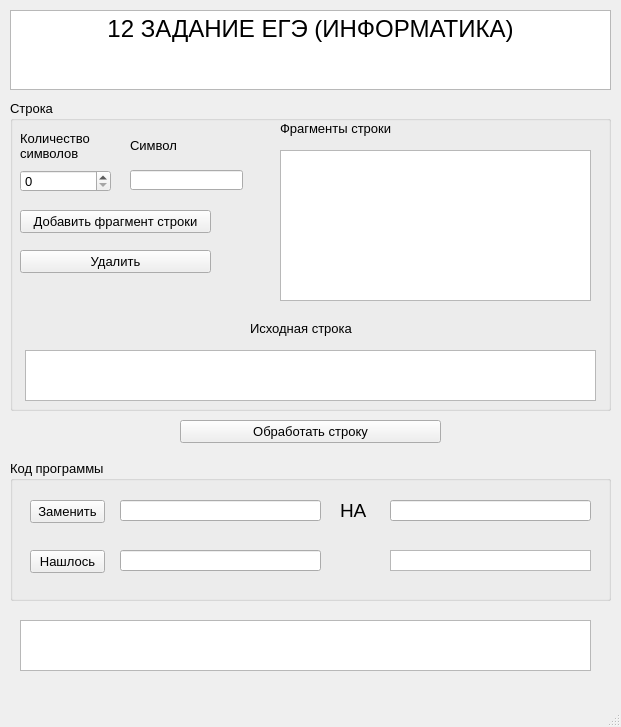
<?xml version="1.0" encoding="UTF-8"?>
<ui version="4.0">
 <class>MainWindow</class>
 <widget class="QMainWindow" name="MainWindow">
  <property name="geometry">
   <rect>
    <x>0</x>
    <y>0</y>
    <width>621</width>
    <height>727</height>
   </rect>
  </property>
  <property name="font">
   <font>
    <pointsize>10</pointsize>
   </font>
  </property>
  <property name="windowTitle">
   <string>MainWindow</string>
  </property>
  <widget class="QWidget" name="centralwidget">
   <widget class="QWidget" name="verticalLayoutWidget">
    <property name="geometry">
     <rect>
      <x>10</x>
      <y>10</y>
      <width>601</width>
      <height>80</height>
     </rect>
    </property>
    <layout class="QVBoxLayout" name="verticalLayout">
     <item>
      <widget class="QTextBrowser" name="textBrowser">
       <property name="html">
        <string>&lt;!DOCTYPE HTML PUBLIC &quot;-//W3C//DTD HTML 4.0//EN&quot; &quot;http://www.w3.org/TR/REC-html40/strict.dtd&quot;&gt;
&lt;html&gt;&lt;head&gt;&lt;meta name=&quot;qrichtext&quot; content=&quot;1&quot; /&gt;&lt;style type=&quot;text/css&quot;&gt;
p, li { white-space: pre-wrap; }
&lt;/style&gt;&lt;/head&gt;&lt;body style=&quot; font-family:'MS Shell Dlg 2'; font-size:10pt; font-weight:400; font-style:normal;&quot;&gt;
&lt;p align=&quot;center&quot; style=&quot; margin-top:0px; margin-bottom:0px; margin-left:0px; margin-right:0px; -qt-block-indent:0; text-indent:0px;&quot;&gt;&lt;span style=&quot; font-size:18pt;&quot;&gt;12 ЗАДАНИЕ ЕГЭ (ИНФОРМАТИКА)&lt;/span&gt;&lt;/p&gt;&lt;/body&gt;&lt;/html&gt;</string>
       </property>
      </widget>
     </item>
    </layout>
   </widget>
   <widget class="QListWidget" name="endString">
    <property name="geometry">
     <rect>
      <x>20</x>
      <y>620</y>
      <width>571</width>
      <height>51</height>
     </rect>
    </property>
   </widget>
   <widget class="QGroupBox" name="stringBox">
    <property name="geometry">
     <rect>
      <x>10</x>
      <y>100</y>
      <width>601</width>
      <height>311</height>
     </rect>
    </property>
    <property name="title">
     <string>Строка</string>
    </property>
    <widget class="QListWidget" name="stringWidget">
     <property name="geometry">
      <rect>
       <x>270</x>
       <y>50</y>
       <width>311</width>
       <height>151</height>
      </rect>
     </property>
    </widget>
    <widget class="QPushButton" name="addFragmentButton">
     <property name="geometry">
      <rect>
       <x>10</x>
       <y>110</y>
       <width>191</width>
       <height>23</height>
      </rect>
     </property>
     <property name="text">
      <string>Добавить фрагмент строки</string>
     </property>
    </widget>
    <widget class="QLineEdit" name="getChar">
     <property name="geometry">
      <rect>
       <x>120</x>
       <y>70</y>
       <width>113</width>
       <height>20</height>
      </rect>
     </property>
    </widget>
    <widget class="QSpinBox" name="countChar">
     <property name="geometry">
      <rect>
       <x>10</x>
       <y>70</y>
       <width>91</width>
       <height>22</height>
      </rect>
     </property>
    </widget>
    <widget class="QPushButton" name="deleteButton">
     <property name="geometry">
      <rect>
       <x>10</x>
       <y>150</y>
       <width>191</width>
       <height>23</height>
      </rect>
     </property>
     <property name="text">
      <string>Удалить</string>
     </property>
    </widget>
    <widget class="QLabel" name="label">
     <property name="geometry">
      <rect>
       <x>270</x>
       <y>20</y>
       <width>131</width>
       <height>16</height>
      </rect>
     </property>
     <property name="text">
      <string>Фрагменты строки</string>
     </property>
    </widget>
    <widget class="QListWidget" name="startString">
     <property name="geometry">
      <rect>
       <x>15</x>
       <y>250</y>
       <width>571</width>
       <height>51</height>
      </rect>
     </property>
    </widget>
    <widget class="QLabel" name="label_2">
     <property name="geometry">
      <rect>
       <x>240</x>
       <y>220</y>
       <width>131</width>
       <height>16</height>
      </rect>
     </property>
     <property name="text">
      <string>Исходная строка</string>
     </property>
    </widget>
    <widget class="QLabel" name="label_3">
     <property name="geometry">
      <rect>
       <x>10</x>
       <y>20</y>
       <width>81</width>
       <height>51</height>
      </rect>
     </property>
     <property name="text">
      <string>Количество
символов</string>
     </property>
    </widget>
    <widget class="QLabel" name="label_4">
     <property name="geometry">
      <rect>
       <x>120</x>
       <y>20</y>
       <width>81</width>
       <height>51</height>
      </rect>
     </property>
     <property name="text">
      <string>Символ</string>
     </property>
    </widget>
   </widget>
   <widget class="QGroupBox" name="programBox">
    <property name="geometry">
     <rect>
      <x>10</x>
      <y>460</y>
      <width>601</width>
      <height>141</height>
     </rect>
    </property>
    <property name="title">
     <string>Код программы</string>
    </property>
    <widget class="QPushButton" name="removeButton">
     <property name="geometry">
      <rect>
       <x>20</x>
       <y>40</y>
       <width>75</width>
       <height>23</height>
      </rect>
     </property>
     <property name="text">
      <string>Заменить</string>
     </property>
    </widget>
    <widget class="QPushButton" name="findButton">
     <property name="geometry">
      <rect>
       <x>20</x>
       <y>90</y>
       <width>75</width>
       <height>23</height>
      </rect>
     </property>
     <property name="text">
      <string>Нашлось</string>
     </property>
    </widget>
    <widget class="QLineEdit" name="removeA">
     <property name="geometry">
      <rect>
       <x>110</x>
       <y>40</y>
       <width>201</width>
       <height>21</height>
      </rect>
     </property>
    </widget>
    <widget class="QLineEdit" name="removeB">
     <property name="geometry">
      <rect>
       <x>380</x>
       <y>40</y>
       <width>201</width>
       <height>21</height>
      </rect>
     </property>
    </widget>
    <widget class="QLabel" name="label_5">
     <property name="geometry">
      <rect>
       <x>330</x>
       <y>40</y>
       <width>47</width>
       <height>21</height>
      </rect>
     </property>
     <property name="font">
      <font>
       <pointsize>14</pointsize>
      </font>
     </property>
     <property name="text">
      <string>НА</string>
     </property>
    </widget>
    <widget class="QLineEdit" name="findCharBox">
     <property name="geometry">
      <rect>
       <x>110</x>
       <y>90</y>
       <width>201</width>
       <height>21</height>
      </rect>
     </property>
    </widget>
    <widget class="QListWidget" name="boolWidget">
     <property name="geometry">
      <rect>
       <x>380</x>
       <y>90</y>
       <width>201</width>
       <height>21</height>
      </rect>
     </property>
    </widget>
   </widget>
   <widget class="QPushButton" name="startToEndButton">
    <property name="geometry">
     <rect>
      <x>180</x>
      <y>420</y>
      <width>261</width>
      <height>23</height>
     </rect>
    </property>
    <property name="text">
     <string>Обработать строку</string>
    </property>
   </widget>
  </widget>
  <widget class="QMenuBar" name="menubar">
   <property name="geometry">
    <rect>
     <x>0</x>
     <y>0</y>
     <width>621</width>
     <height>24</height>
    </rect>
   </property>
  </widget>
  <widget class="QStatusBar" name="statusbar"/>
 </widget>
 <resources/>
 <connections/>
</ui>
